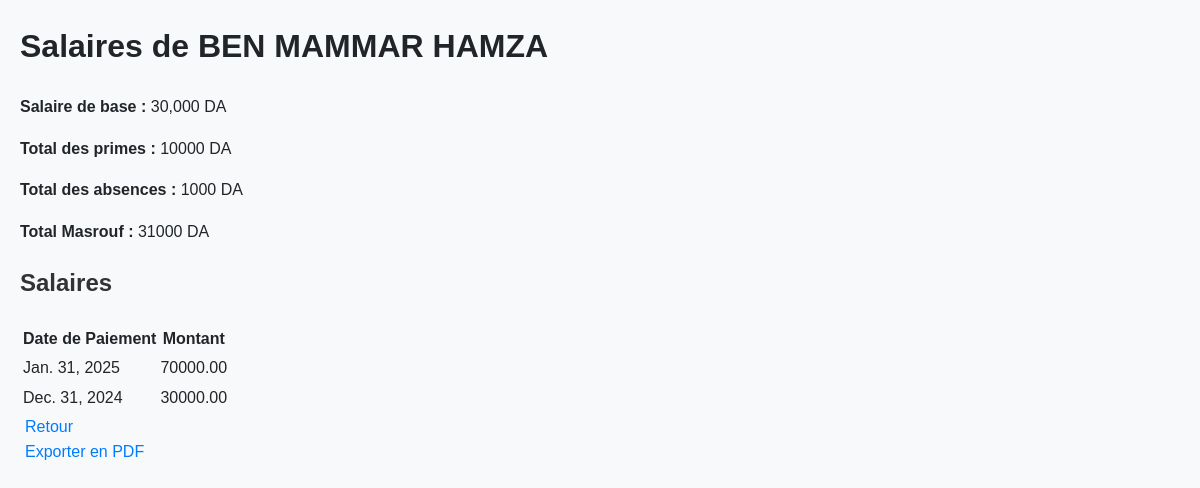
Page /salaires/6/consulter/ on the committed database.
### app1/models.py (models this page shows, shortened)
class Employe(models.Model):
    HOMME = 'H'
    FEMME = 'F'
    SEXE_CHOICES = [
        (HOMME, 'Homme'),
        (FEMME, 'Femme'),
    ]
    nom = models.CharField(max_length=100, verbose_name="Nom")
    prenom = models.CharField(max_length=100, verbose_name="Prénom")
    date_naissance = models.DateField(verbose_name="Date de naissance")
    date_embauche = models.DateField(verbose_name="Date d'embauche")
    adresse = models.TextField(verbose_name="Adresse")
    service = models.ForeignKey(
        'Service',
        on_delete=models.SET_NULL,
        null=True,
        blank=True,
        verbose_name="Service"
    )
    competences = models.TextField(verbose_name="Compétences", blank=True)
    historique_professionnel = models.TextField(verbose_name="Historique professionnel", blank=True)
    sexe = models.CharField(
        max_length=1,
        choices=SEXE_CHOICES,
        verbose_name="Sexe",
        default=HOMME,  # Par défaut, l'employé est masculin
    )
    class Meta:
        verbose_name = "Employé"
        verbose_name_plural = "Employés"
        ordering = ['nom', 'prenom']  # Tri par nom puis prénom

class Salaire(models.Model):
    employe = models.ForeignKey(Employe, on_delete=models.CASCADE, verbose_name="Employé")
    montant = models.DecimalField(max_digits=10, decimal_places=2, verbose_name="Montant", editable=False)
    date_paiement = models.DateField(verbose_name="Date de paiement")
    class Meta:
        verbose_name = "Salaire"
        verbose_name_plural = "Salaires"
        ordering = ['-date_paiement']
        constraints = [
            models.UniqueConstraint(
                fields=['employe', 'date_paiement'],
                name='unique_salaire_par_mois'
            )
        ]

### app1/views/salaire_views.py (the view)
# urls.py: path('salaires/<int:salaire_id>/consulter/', salaire_views.consulter_salaire, name='consulter_salaire'),
def consulter_salaire(request, salaire_id):
    salaire = get_object_or_404(Salaire, id=salaire_id)
    employe = salaire.employe
    salaires = employe.salaire_set.all()
    total_primes = employe.prime_set.aggregate(total=Sum('montant'))['total'] or 0
    total_absences = employe.absence_set.aggregate(total=Sum('impact_salaire'))['total'] or 0
    total_masrouf = employe.masrouf_set.aggregate(total=Sum('montant'))['total'] or 0
    context = {
        'employe': employe,
        'salaires': salaires,
        'total_primes': total_primes,
        'total_absences': total_absences,
        'total_masrouf': total_masrouf,
        'salaire_base': 30000,  # Salaire de base (exemple)
        'salaire_consulte': salaire,
    }
    return render(request, 'salaire_templates/consulter_salaire.html', context)

### app1/templates/salaire_templates/consulter_salaire.html (shortened to what this page needs)
{% load static %}
<!DOCTYPE html>
<html lang="en">
  <head>
    <link rel="stylesheet" href="{% static 'css/style.css' %}" />
  </head>
  <body>
    <h1>Salaires de {{ employe.nom }} {{ employe.prenom }}</h1>
    <p><strong>Salaire de base :</strong> 30,000 DA</p>
    <p><strong>Total des primes :</strong> {{ total_primes }} DA</p>
    <p><strong>Total des absences :</strong> {{ total_absences }} DA</p>
    <p><strong>Total Masrouf :</strong> {{ total_masrouf }} DA</p>
    <h2>Salaires</h2>
    <table>
      <thead>
        <tr>
          <th>Date de Paiement</th>
          <th>Montant</th>
        </tr>
      </thead>
      <tbody>
        {% for salaire in salaires %}
        <tr>
          <td>{{ salaire.date_paiement }}</td>
          <td>{{ salaire.montant }}</td>
        </tr>
        {% endfor %}
      </tbody>
    </table>
    <a href="{% url 'gestion_salaire' %}">Retour</a>
    <div class="export-buttons">
      <a href="{% url 'export_pdf' employe.id %}" class="btn btn-pdf"
        >Exporter en PDF</a
      >
    </div>
  </body>
</html>

### app1/static/css/style.css (style rules this page uses)
body { font-family: Arial, sans-serif; margin: 0; padding: 0; background-color: #f8f9fa; color: #212529; }
body { font-family: Arial, sans-serif; margin: 20px; line-height: 1.6; }
h2 { color: #333; margin-bottom: 20px; }
a { color: #007BFF; text-decoration: none; margin: 0 5px; }

### rows in the picture
Employe: nom "BEN MAMMAR", prenom "HAMZA"
Salaire: date_paiement "Jan. 31, 2025", montant "70000.00"
Salaire: date_paiement "Dec. 31, 2024", montant "30000.00"

### other values in the picture
{{ total_primes }} "10000"
{{ total_absences }} "1000"
{{ total_masrouf }} "31000"
